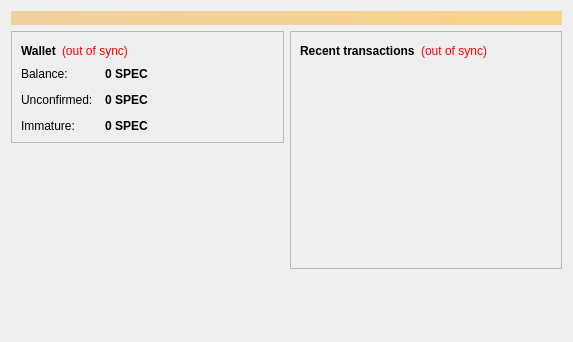
<?xml version="1.0" encoding="UTF-8"?>
<ui version="4.0">
 <class>OverviewPage</class>
 <widget class="QWidget" name="OverviewPage">
  <property name="geometry">
   <rect>
    <x>0</x>
    <y>0</y>
    <width>573</width>
    <height>342</height>
   </rect>
  </property>
  <property name="windowTitle">
   <string>Form</string>
  </property>
  <layout class="QVBoxLayout" name="topLayout">
   <item>
    <widget class="QLabel" name="labelAlerts">
     <property name="visible">
      <bool>false</bool>
     </property>
     <property name="styleSheet">
      <string notr="true">background-color: qlineargradient(x1: 0, y1: 0, x2: 1, y2: 0, stop:0 #F0D0A0, stop:1 #F8D488); color:#000000;</string>
     </property>
     <property name="wordWrap">
      <bool>true</bool>
     </property>
     <property name="margin">
      <number>3</number>
     </property>
    </widget>
   </item>
   <item>
    <layout class="QHBoxLayout" name="horizontalLayout" stretch="1,1">
     <item>
      <layout class="QVBoxLayout" name="verticalLayout_2">
       <item>
        <widget class="QFrame" name="frame">
         <property name="frameShape">
          <enum>QFrame::StyledPanel</enum>
         </property>
         <property name="frameShadow">
          <enum>QFrame::Raised</enum>
         </property>
         <layout class="QVBoxLayout" name="verticalLayout_4">
          <item>
           <layout class="QHBoxLayout" name="horizontalLayout_4">
            <item>
             <widget class="QLabel" name="label_5">
              <property name="font">
               <font>
                <weight>75</weight>
                <bold>true</bold>
               </font>
              </property>
              <property name="text">
               <string>Wallet</string>
              </property>
             </widget>
            </item>
            <item>
             <widget class="QLabel" name="labelWalletStatus">
              <property name="toolTip">
               <string>The displayed information may be out of date. Your wallet automatically synchronizes with the SPEC network after a connection is established, but this process has not completed yet.</string>
              </property>
              <property name="styleSheet">
               <string notr="true">QLabel { color: red; }</string>
              </property>
              <property name="text">
               <string notr="true">(out of sync)</string>
              </property>
              <property name="alignment">
               <set>Qt::AlignLeading|Qt::AlignLeft|Qt::AlignVCenter</set>
              </property>
             </widget>
            </item>
            <item>
             <spacer name="horizontalSpacer_2">
              <property name="orientation">
               <enum>Qt::Horizontal</enum>
              </property>
              <property name="sizeHint" stdset="0">
               <size>
                <width>40</width>
                <height>20</height>
               </size>
              </property>
             </spacer>
            </item>
           </layout>
          </item>
          <item>
           <layout class="QFormLayout" name="formLayout_2">
            <property name="fieldGrowthPolicy">
             <enum>QFormLayout::AllNonFixedFieldsGrow</enum>
            </property>
            <property name="horizontalSpacing">
             <number>12</number>
            </property>
            <property name="verticalSpacing">
             <number>12</number>
            </property>
            <item row="0" column="0">
             <widget class="QLabel" name="label">
              <property name="text">
               <string>Balance:</string>
              </property>
             </widget>
            </item>
            <item row="0" column="1">
             <widget class="QLabel" name="labelBalance">
              <property name="font">
               <font>
                <weight>75</weight>
                <bold>true</bold>
               </font>
              </property>
              <property name="cursor">
               <cursorShape>IBeamCursor</cursorShape>
              </property>
              <property name="toolTip">
               <string>Your current balance</string>
              </property>
              <property name="text">
               <string notr="true">0 SPEC</string>
              </property>
              <property name="textInteractionFlags">
               <set>Qt::LinksAccessibleByMouse|Qt::TextSelectableByKeyboard|Qt::TextSelectableByMouse</set>
              </property>
             </widget>
            </item>
            <item row="1" column="0">
             <widget class="QLabel" name="label_3">
              <property name="text">
               <string>Unconfirmed:</string>
              </property>
             </widget>
            </item>
            <item row="1" column="1">
             <widget class="QLabel" name="labelUnconfirmed">
              <property name="font">
               <font>
                <weight>75</weight>
                <bold>true</bold>
               </font>
              </property>
              <property name="cursor">
               <cursorShape>IBeamCursor</cursorShape>
              </property>
              <property name="toolTip">
               <string>Total of transactions that have yet to be confirmed, and do not yet count toward the current balance</string>
              </property>
              <property name="text">
               <string notr="true">0 SPEC</string>
              </property>
              <property name="textInteractionFlags">
               <set>Qt::LinksAccessibleByMouse|Qt::TextSelectableByKeyboard|Qt::TextSelectableByMouse</set>
              </property>
             </widget>
            </item>
            <item row="2" column="0">
             <widget class="QLabel" name="labelImmatureText">
              <property name="text">
               <string>Immature:</string>
              </property>
             </widget>
            </item>
            <item row="2" column="1">
             <widget class="QLabel" name="labelImmature">
              <property name="font">
               <font>
                <weight>75</weight>
                <bold>true</bold>
               </font>
              </property>
              <property name="toolTip">
               <string>Mined balance that has not yet matured</string>
              </property>
              <property name="text">
               <string notr="true">0 SPEC</string>
              </property>
              <property name="textInteractionFlags">
               <set>Qt::LinksAccessibleByMouse|Qt::TextSelectableByKeyboard|Qt::TextSelectableByMouse</set>
              </property>
             </widget>
            </item>
           </layout>
          </item>
         </layout>
        </widget>
       </item>
       <item>
        <spacer name="verticalSpacer">
         <property name="orientation">
          <enum>Qt::Vertical</enum>
         </property>
         <property name="sizeHint" stdset="0">
          <size>
           <width>20</width>
           <height>40</height>
          </size>
         </property>
        </spacer>
       </item>
      </layout>
     </item>
     <item>
      <layout class="QVBoxLayout" name="verticalLayout_3">
       <item>
        <widget class="QFrame" name="frame_2">
         <property name="frameShape">
          <enum>QFrame::StyledPanel</enum>
         </property>
         <property name="frameShadow">
          <enum>QFrame::Raised</enum>
         </property>
         <layout class="QVBoxLayout" name="verticalLayout">
          <item>
           <layout class="QHBoxLayout" name="horizontalLayout_2">
            <item>
             <widget class="QLabel" name="label_4">
              <property name="text">
               <string>&lt;b&gt;Recent transactions&lt;/b&gt;</string>
              </property>
             </widget>
            </item>
            <item>
             <widget class="QLabel" name="labelTransactionsStatus">
              <property name="toolTip">
               <string>The displayed information may be out of date. Your wallet automatically synchronizes with the SPEC network after a connection is established, but this process has not completed yet.</string>
              </property>
              <property name="styleSheet">
               <string notr="true">QLabel { color: red; }</string>
              </property>
              <property name="text">
               <string notr="true">(out of sync)</string>
              </property>
              <property name="alignment">
               <set>Qt::AlignRight|Qt::AlignTrailing|Qt::AlignVCenter</set>
              </property>
             </widget>
            </item>
            <item>
             <spacer name="horizontalSpacer">
              <property name="orientation">
               <enum>Qt::Horizontal</enum>
              </property>
              <property name="sizeHint" stdset="0">
               <size>
                <width>40</width>
                <height>20</height>
               </size>
              </property>
             </spacer>
            </item>
           </layout>
          </item>
          <item>
           <widget class="QListView" name="listTransactions">
            <property name="styleSheet">
             <string notr="true">QListView { background: transparent; }</string>
            </property>
            <property name="frameShape">
             <enum>QFrame::NoFrame</enum>
            </property>
            <property name="verticalScrollBarPolicy">
             <enum>Qt::ScrollBarAlwaysOff</enum>
            </property>
            <property name="horizontalScrollBarPolicy">
             <enum>Qt::ScrollBarAlwaysOff</enum>
            </property>
            <property name="selectionMode">
             <enum>QAbstractItemView::NoSelection</enum>
            </property>
           </widget>
          </item>
         </layout>
        </widget>
       </item>
       <item>
        <spacer name="verticalSpacer_2">
         <property name="orientation">
          <enum>Qt::Vertical</enum>
         </property>
         <property name="sizeHint" stdset="0">
          <size>
           <width>20</width>
           <height>40</height>
          </size>
         </property>
        </spacer>
       </item>
      </layout>
     </item>
    </layout>
   </item>
  </layout>
 </widget>
 <resources/>
 <connections/>
</ui>
